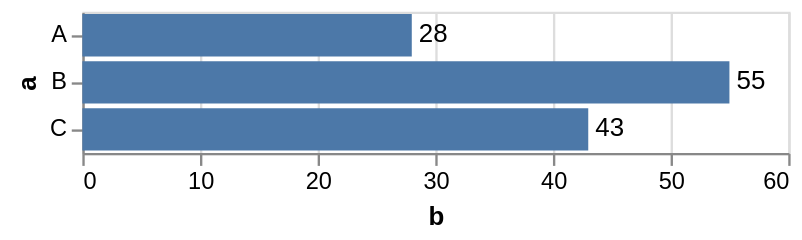

Specify this chart in Vega-Lite:
### Vega-Lite specification from a JSON file in a GitHub repository (floating-point values rounded to 4 significant figures)
{"$schema": "https://vega.github.io/schema/vega-lite/v6.json", "description": "Bar chart with text labels. Set domain to make the frame cover the labels.", "data": {"values": [{"a": "A", "b": 28}, {"a": "B", "b": 55}, {"a": "C", "b": 43}]}, "layer": [{"mark": "bar", "encoding": {"y": {"field": "a", "type": "nominal"}, "x": {"field": "b", "type": "quantitative", "scale": {"domain": [0, 60]}}}}, {"mark": {"type": "text", "align": "left", "baseline": "middle", "dx": 3}, "encoding": {"y": {"field": "a", "type": "nominal"}, "x": {"field": "b", "type": "quantitative", "scale": {"domain": [0, 60]}}, "text": {"field": "b", "type": "quantitative"}}}]}
